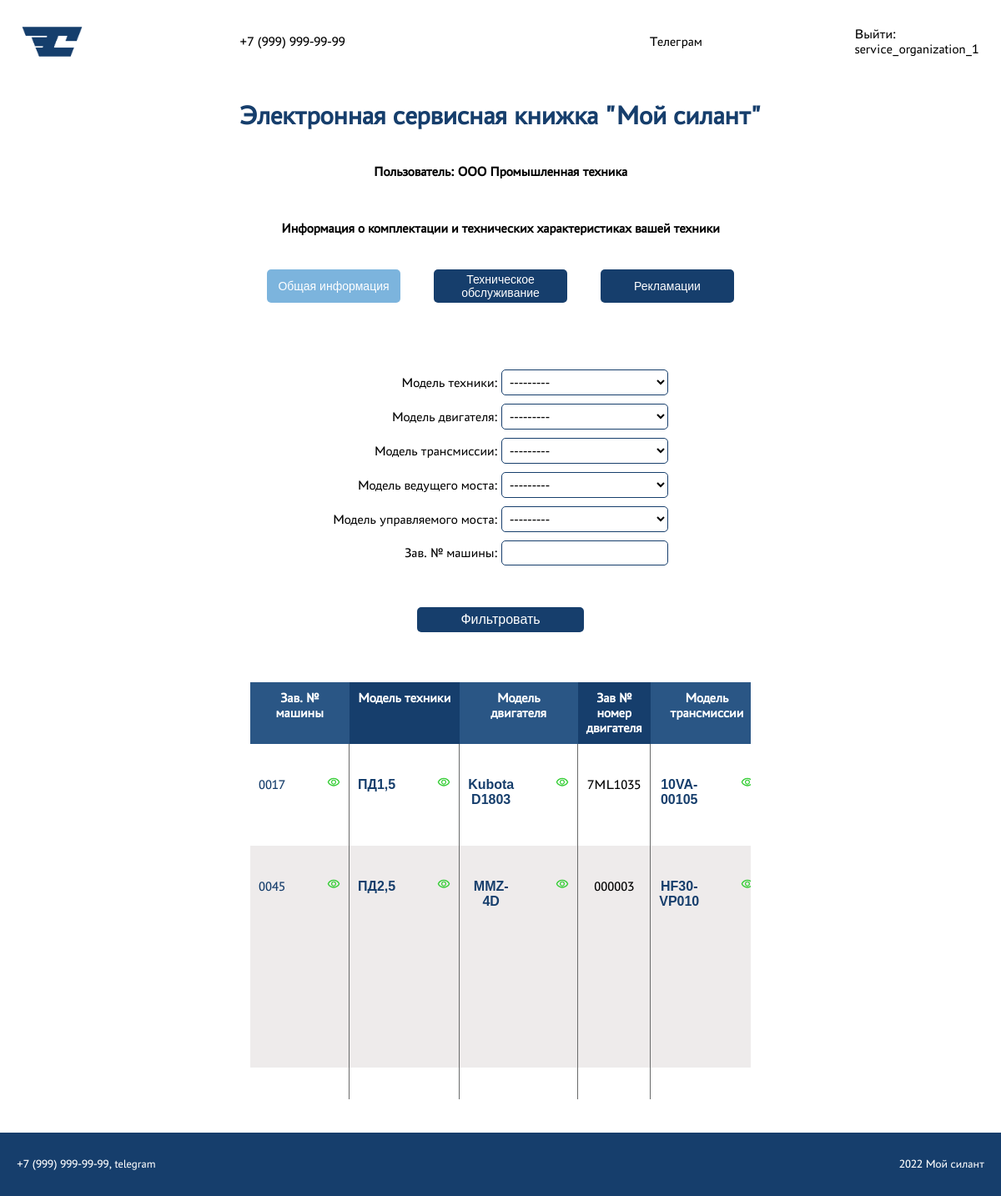
The app's page /machines/ (signed in) with its own data.
### core/models.py (models this page shows, shortened)
class Machine(models.Model):
    serial_number_of_machine = models.CharField(max_length=255, verbose_name='Зав. № машины')
    model_of_equipment = models.ForeignKey(EquipmentModel, on_delete=models.CASCADE, verbose_name='Модель техники')
    model_of_engine = models.ForeignKey(EngineModel, on_delete=models.CASCADE, verbose_name='Модель двигателя')
    serial_number_of_engine = models.CharField(max_length=255, verbose_name='Зав. № двигателя')
    transmission_model = models.ForeignKey(TransmissionModel, on_delete=models.CASCADE, verbose_name='Модель трансмиссии')
    serial_number_of_transmission = models.CharField(max_length=255, verbose_name='Зав. № трансмиссии')
    drive_axle_model = models.ForeignKey(DriveAxleModel, on_delete=models.CASCADE, verbose_name='Модель ведущего моста')
    serial_number_of_drive_axle = models.CharField(max_length=255, verbose_name='Зав. № ведущего моста')
    steering_axle_model = models.ForeignKey(SteeringAxleModel, on_delete=models.CASCADE, verbose_name='Модель управляемого моста')
    serial_number_of_steering_axle = models.CharField(max_length=255, verbose_name='Зав. № управляемого моста')
    supply_contract_number_and_date = models.CharField(max_length=255, verbose_name='Договор поставки №, дата')
    date_shipped_from_factory = models.DateField(null=True, verbose_name='Дата отгрузки с завода')
    recipient = models.CharField(max_length=255, verbose_name='Грузополучатель (конечный потребитель)')
    delivery_address = models.CharField(max_length=255, blank=True, verbose_name='Адрес доставки (эксплуатации)')
    equipment = models.CharField(max_length=255, blank=True, verbose_name='Комплектация (доп. опции)')
    client = models.ForeignKey(Client, on_delete=models.CASCADE, verbose_name='Клиент')
    service_company = models.ForeignKey(ServiceCompany, on_delete=models.CASCADE, verbose_name='Сервисная компания')
    class Meta:
        ordering = ['-date_shipped_from_factory']

class BaseModel(models.Model):
    def __str__(self):
        return self.name
    class Meta:
        abstract = True

class EquipmentModel(BaseModel):
    name = models.CharField(max_length=255)
    description = models.CharField(max_length=255)

class EngineModel(BaseModel):
    name = models.CharField(max_length=255)
    description = models.CharField(max_length=255)

class TransmissionModel(BaseModel):
    name = models.CharField(max_length=255)
    description = models.CharField(max_length=255)

### core/views.py (the view, shortened to what this page needs)
# urls.py: path('machines/', machine_list, name='machine_list'),
@login_required
@permission_required("core.view_machine", raise_exception=True)
def machine_list(request):
    user_id = request.user.id
    can_add_machine = request.user.has_perm("core.add_machine")
    can_update_machine = request.user.has_perm("core.change_machine")
    can_delete_machine = request.user.has_perm("core.delete_machine")
    client = None
    username = request.user.first_name
    try:
        client = Client.objects.get(user_id=user_id)
    except Client.DoesNotExist:
        try:
            service_company = ServiceCompany.objects.get(user_id=user_id)
        except ServiceCompany.DoesNotExist:
            client = username
            machines = Machine.objects.all()
            machine_filter = MachineFilter(request.GET, queryset=machines)
            return render(
                request,
                "machine/machine_list.html",
                {
                    "machines": machines,
                    "filter": machine_filter,
                    "can_add_machine": can_add_machine,
                    "can_update_machine": can_update_machine,
                    "can_delete_machine": can_delete_machine,
                    "client": client,
                    "username": username,
                },
            )
        client = username
        machines = Machine.objects.filter(service_company_id=service_company.id)
        machine_filter = MachineFilter(request.GET, queryset=machines)
        return render(
            request,
            "machine/machine_list.html",
            {
                "machines": machines,
                "filter": machine_filter,
                "can_add_machine": can_add_machine,
                "can_update_machine": can_update_machine,
                "can_delete_machine": can_delete_machine,
                "client": client,
                "username": username,
            },
        )

### templates/machine/machine_list.html (shortened to what this page needs)
{% extends 'base.html' %}
{% block content %}
{% load static %}
<main class="main">
    <div class="result-wrapper">
        <h1>Информация о комплектации и технических характеристиках вашей техники</h1>
        {% include 'tabs.html' with active_tab='general' %}
        {% if machines %}
        {% include 'forms/filter_form.html' %}
        <div class="adaptive-table-wrapper">
            <table class="adaptive-table">
                <thead>
                    <tr>
                        <th>Зав. № машины</th>
                        <th>Модель техники</th>
                        <th>Модель двигателя</th>
                        <th>Зав № номер двигателя</th>
                        <th>Модель трансмиссии</th>
                    </tr>
                </thead>
                <tbody>
                    {% for machine in filter.qs %}
                    <tr>
                        <td>
                            <div class="summary-button">
                                <a href="{% url 'machine_detail' machine.id %}" class="back-href">{{ machine.serial_number_of_machine }}</a>
                                <img src="{% static 'img/eye.svg' %}" alt="Просмотреть" width="16" height="16" class="mg-lft">
                            </div>
                        </td>
                        <td>
                            {% include 'button/button.html' with object_class='model-of-equipment' object_id=machine.model_of_equipment.id object_name=machine.model_of_equipment %}
                        </td>
                        <td>
                            {% include 'button/button.html' with object_class='model-of-engine' object_id=machine.model_of_engine.id object_name=machine.model_of_engine %}
                        </td>
                        <td>{{ machine.serial_number_of_engine }}</td>
                        <td>
                            {% include 'button/button.html' with object_class='model-of-transmission' object_id=machine.transmission_model.id object_name=machine.transmission_model %}
                        </td>
                    </tr>
                    {% endfor %}
                </tbody>
            </table>
        </div>
        {% else %}
        <div class="result-wrapper">
            <span class="info-if-doesnt-exists">У вас нет машин</span>
        </div>
        {% endif %}
</main>
{% endblock content %}

### templates/base.html (shortened to what this page needs)
<!DOCTYPE html>
<html lang="en">
  <head>
    {% load static %}
      <link href="{% static 'css/base.css' %}" rel="stylesheet" />
      <link href="{% static 'css/main/main.css' %}" rel="stylesheet" />
      <link href="{% static 'css/tabs/tabs.css' %}" rel="stylesheet" />
      <link href="{% static 'css/forms/create_forms.css' %}" rel="stylesheet" />
      <link href="{% static 'css/forms/login_forms.css' %}" rel="stylesheet" />
      <link href="{% static 'css/forms/filter_forms.css' %}" rel="stylesheet" />
      <link href="{% static 'css/modal/modal.css' %}" rel="stylesheet" />
  </head>
  <body>
    <nav>
        <div class="logo-signin-wrapper">
            <img src="{% static 'img/logo.jpg' %}">
            <div class="contact-container">
              <span>+7 (999) 999-99-99</span>
              <span>Телеграм</span>
            </div>
            {% if user.is_authenticated %}
            <a href="{% url 'account_logout' %}">Выйти: {{ user.username }}</a>
            {% else %}
            <a href="{% url 'account_login' %}">Авторизация</a>
            {% endif %}
        </div>
    </nav>
    <h1 class="title">Электронная сервисная книжка "Мой силант"</h1>
    <section class="main-section">
      <div class="user-info">
        {% if client %}
            <h1>Пользователь: {{ client }}</h1>
        {% elif username %}
            <h1>Пользователь: {{ username }}</h1>
        {% elif user.is_superuser %}
            <h1>Пользователь: Администратор</h1>
        {% else %}
            <h1>Пользователь: Гость</h1>
        {% endif %}
      </div>
      {% block content %}{% endblock %}
    </section>
    <footer>
        <div class="footer-wrapper">
            <span>+7 (999) 999-99-99, telegram</span>
            <span>2022 Мой силант</span>
        </div>
    </footer>
  </body>
</html>

### templates/button/button.html
{% load static %}
<button class="summary-button {{ object_class }}"
    data-object-id="{{ object_id }}"
    title="Просмотреть информацию">
        <span class="back-href bold">{{ object_name }}</span>
        <img src="{% static 'img/eye.svg' %}" alt="Просмотреть" width="16" height="16" class="mg-lft">
</button>

### static/css/base.css (style rules this page uses)
* { margin: 0; padding: 0; border: 0; outline: 0; font-size: 100%; vertical-align: baseline; background: transparent; }
html, body { display: flex; flex-direction: column; align-items: center; height: 100%; width: 100%; font-family: 'PT Astra Sans', sans-serif; }
nav { background-color: white; width: 100%; display: flex; flex-direction: column; align-items: center; justify-content: space-between; align-items: center; color: black; }
.contact-container { display: flex; flex-direction: row; justify-content: space-around; align-items: center; width: 100%; }
.logo-signin-wrapper { display: flex; justify-content: space-between; align-items: center; width: 100%; }
.logo-signin-wrapper > img { height: 60px; padding: 20px 0 20px 20px; }
.logo-signin-wrapper > a { color: black; text-decoration: none; padding-right: 20px; }
.title { color: #163E6C; font-size: 32px; padding: 20px 0 20px 0; }
.main-section { display: flex; flex-direction: column; align-items: center; background-color: white; padding: 20px 0 0 0; margin-bottom: 20px; height: 200vh; }
footer { background-color: #163E6C; height: 100px; width: 100%; }
.footer-wrapper { color: white; font-size: 14px; display: flex; justify-content: space-between; align-items: center; width: 100%; height: 100%; }
.footer-wrapper > span { padding: 30px 20px 30px 20px; }

### static/css/main/main.css (style rules this page uses)
.main { display: flex; flex-direction: column; align-items: center; background-color: white; padding: 20px 0 0 0; }
.user-info { display: flex; flex-direction: column; margin-bottom: 10px; }
.result-wrapper { display: flex; flex-direction: column; justify-content: center; align-items: center; padding: 20px; width: 1600px; }
.bold { font-weight: 600; }
.summary-button { width: 100%; display: flex; flex-direction: row; align-items: baseline; justify-content: space-between; }
.mg-lft { margin-left: 50px; }
.adaptive-table-wrapper { margin-top: 20px; width: 100%; max-height: 500px; overflow: auto; }
.adaptive-table-wrapper > .adaptive-table { width: 100%; border-collapse: collapse; text-align: center; background-color: white; box-shadow: 0 5px 15px rgba(0, 0, 0, 0.2); }
.adaptive-table-wrapper > .adaptive-table td, .adaptive-table-wrapper > .adaptive-table th { padding: 10px; text-align: center; }
.adaptive-table-wrapper > .adaptive-table th { background-color: #163E6C; color: white; }
.adaptive-table-wrapper > .adaptive-table th:nth-child(odd) { background-color: #2a5685; }
.adaptive-table-wrapper > .adaptive-table tr:nth-child(even) { background-color: #eeebeb; }
.adaptive-table-wrapper > .adaptive-table td { border-right: 1px solid #696a6a; }
@media screen and (max-width: 1536px) { .result-wrapper { width: 1200px; } }
@media screen and (max-width: 1440px) { .result-wrapper { width: 800px; } }
@media screen and (max-width: 1366px) { .result-wrapper { width: 600px; } }

### static/css/forms/login_forms.css (style rules this page uses)
.back-href { margin-top: 30px; cursor: pointer; color: #163E6C; text-decoration: none; transition: 0.3s; }

### static/css/forms/filter_forms.css (style rules this page uses)
div > input, select { border-radius: 5px; padding: 5px; background-color: white; border: 1px solid #163E6C; width: 300px; margin-bottom: 10px; width: 200px; }
div > input { width: 188px; }

### records on screen
Machine: serial_number_of_machine "0017", serial_number_of_engine "7ML1035"
EquipmentModel: name "ПД1,5"
EngineModel: name "Kubota D1803"
TransmissionModel: name "10VA-00105"
Machine: serial_number_of_machine "0045", serial_number_of_engine "000003"
EquipmentModel: name "ПД2,5"
EngineModel: name "MMZ-4D"
TransmissionModel: name "HF30-VP010"

### other values on screen
{{ user.username }} "service_organization_1"
{{ client }} "ООО Промышленная техника"
